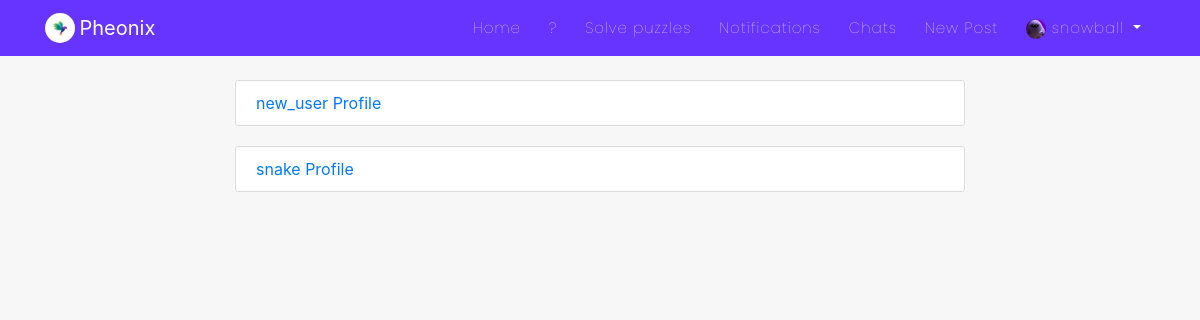
/user/all/ (signed in), run on an earlier commit of the app's database.
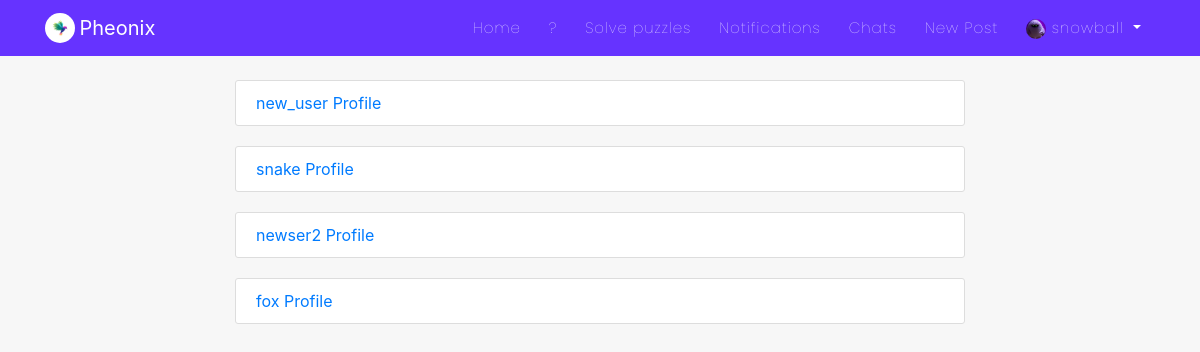
And on a later commit of the database.
### users/models.py (models this page shows, shortened)
class Profile(models.Model):
    user = models.OneToOneField(User, on_delete=models.CASCADE)
    is_online = models.BooleanField(default=False)
    following = models.ManyToManyField(User, related_name="following", blank=True)
    friends = models.ManyToManyField(User, related_name='my_friends', blank=True)
    bio = models.CharField(default="",blank=True,null=True,max_length=350)
    date_of_birth = models.CharField(blank=True,max_length=150)
    updated = models.DateTimeField(auto_now=True)
    created = models.DateTimeField(auto_now_add=True)
    image = models.ImageField(default='default.jpg', upload_to='profile_pics',blank=True, null=True)
    def __str__(self):
        return f'{self.user.username} Profile'

### users/views.py (the view)
# urls.py: path('all/', views.ProfileListView.as_view(), name='profile-list-view'),
class ProfileListView(LoginRequiredMixin,ListView):
    model = Profile
    template_name = "users/all_profiles.html"
    context_object_name = "profiles"
    def get_queryset(self):
        return Profile.objects.all().exclude(user=self.request.user)

### users/templates/users/all_profiles.html (shortened to what this page needs)
{% extends "blog/base.html" %}
{% block content %}
<div class="col-md-8 m-auto">
{% for profile in profiles %}
<div class="content-section">
    <a href="{% url 'profile-detail-view' profile.pk %}">{{profile}}</a>
</div>
{% endfor %}
</div>
{% endblock %}

What changed in the data, as far as the page shows it:
added Profile: user.username "newser2 Profile"
added Profile: user.username "fox Profile"
